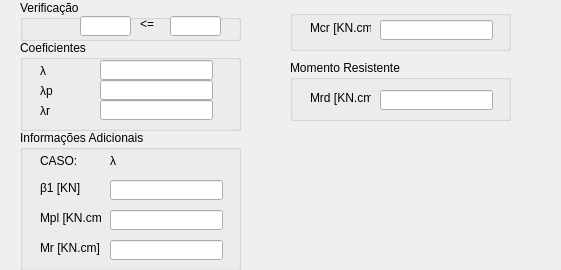
      <widget class="QWidget" name="page_3">
       <property name="geometry">
        <rect>
         <x>0</x>
         <y>0</y>
         <width>561</width>
         <height>270</height>
        </rect>
       </property>
       <attribute name="label">
        <string>FLT - Flexão Lateral com Torção</string>
       </attribute>
       <widget class="QGroupBox" name="groupBox_7">
        <property name="geometry">
         <rect>
          <x>20</x>
          <y>0</y>
          <width>221</width>
          <height>41</height>
         </rect>
        </property>
        <property name="title">
         <string>Verificação</string>
        </property>
        <widget class="QLabel" name="label_55">
         <property name="geometry">
          <rect>
           <x>120</x>
           <y>14</y>
           <width>31</width>
           <height>21</height>
          </rect>
         </property>
         <property name="text">
          <string>&lt;=</string>
         </property>
        </widget>
        <widget class="QLineEdit" name="lineEdit_46">
         <property name="geometry">
          <rect>
           <x>60</x>
           <y>16</y>
           <width>51</width>
           <height>20</height>
          </rect>
         </property>
        </widget>
        <widget class="QLineEdit" name="lineEdit_47">
         <property name="geometry">
          <rect>
           <x>150</x>
           <y>16</y>
           <width>51</width>
           <height>20</height>
          </rect>
         </property>
        </widget>
       </widget>
       <widget class="QGroupBox" name="groupBox_8">
        <property name="geometry">
         <rect>
          <x>20</x>
          <y>40</y>
          <width>221</width>
          <height>91</height>
         </rect>
        </property>
        <property name="title">
         <string>Coeficientes</string>
        </property>
        <widget class="QLabel" name="label_46">
         <property name="geometry">
          <rect>
           <x>20</x>
           <y>20</y>
           <width>47</width>
           <height>21</height>
          </rect>
         </property>
         <property name="text">
          <string>λ</string>
         </property>
        </widget>
        <widget class="QLineEdit" name="lineEdit_39">
         <property name="geometry">
          <rect>
           <x>80</x>
           <y>20</y>
           <width>113</width>
           <height>20</height>
          </rect>
         </property>
        </widget>
        <widget class="QLineEdit" name="lineEdit_40">
         <property name="geometry">
          <rect>
           <x>80</x>
           <y>40</y>
           <width>113</width>
           <height>20</height>
          </rect>
         </property>
        </widget>
        <widget class="QLabel" name="label_47">
         <property name="geometry">
          <rect>
           <x>20</x>
           <y>40</y>
           <width>47</width>
           <height>21</height>
          </rect>
         </property>
         <property name="text">
          <string>λp</string>
         </property>
        </widget>
        <widget class="QLineEdit" name="lineEdit_41">
         <property name="geometry">
          <rect>
           <x>80</x>
           <y>60</y>
           <width>113</width>
           <height>20</height>
          </rect>
         </property>
        </widget>
        <widget class="QLabel" name="label_48">
         <property name="geometry">
          <rect>
           <x>20</x>
           <y>60</y>
           <width>47</width>
           <height>21</height>
          </rect>
         </property>
         <property name="text">
          <string>λr</string>
         </property>
        </widget>
       </widget>
       <widget class="QGroupBox" name="groupBox_11">
        <property name="geometry">
         <rect>
          <x>20</x>
          <y>130</y>
          <width>221</width>
          <height>141</height>
         </rect>
        </property>
        <property name="title">
         <string>Informações Adicionais</string>
        </property>
        <widget class="QLabel" name="label_49">
         <property name="geometry">
          <rect>
           <x>20</x>
           <y>50</y>
           <width>61</width>
           <height>16</height>
          </rect>
         </property>
         <property name="text">
          <string>β1 [KN]</string>
         </property>
        </widget>
        <widget class="QLineEdit" name="lineEdit_42">
         <property name="geometry">
          <rect>
           <x>90</x>
           <y>50</y>
           <width>113</width>
           <height>20</height>
          </rect>
         </property>
        </widget>
        <widget class="QLineEdit" name="lineEdit_43">
         <property name="geometry">
          <rect>
           <x>90</x>
           <y>80</y>
           <width>113</width>
           <height>20</height>
          </rect>
         </property>
        </widget>
        <widget class="QLabel" name="label_50">
         <property name="geometry">
          <rect>
           <x>20</x>
           <y>80</y>
           <width>61</width>
           <height>16</height>
          </rect>
         </property>
         <property name="text">
          <string>Mpl [KN.cm]</string>
         </property>
        </widget>
        <widget class="QLineEdit" name="lineEdit_44">
         <property name="geometry">
          <rect>
           <x>90</x>
           <y>110</y>
           <width>113</width>
           <height>20</height>
          </rect>
         </property>
        </widget>
        <widget class="QLabel" name="label_51">
         <property name="geometry">
          <rect>
           <x>20</x>
           <y>110</y>
           <width>61</width>
           <height>16</height>
          </rect>
         </property>
         <property name="text">
          <string>Mr [KN.cm]</string>
         </property>
        </widget>
        <widget class="QLabel" name="label_56">
         <property name="geometry">
          <rect>
           <x>20</x>
           <y>20</y>
           <width>47</width>
           <height>21</height>
          </rect>
         </property>
         <property name="text">
          <string>CASO: </string>
         </property>
        </widget>
        <widget class="QLabel" name="label_57">
         <property name="geometry">
          <rect>
           <x>90</x>
           <y>20</y>
           <width>111</width>
           <height>21</height>
          </rect>
         </property>
         <property name="text">
          <string>λ</string>
         </property>
        </widget>
       </widget>
       <widget class="QGroupBox" name="groupBox_12">
        <property name="geometry">
         <rect>
          <x>290</x>
          <y>60</y>
          <width>221</width>
          <height>61</height>
         </rect>
        </property>
        <property name="title">
         <string>Momento Resistente</string>
        </property>
        <widget class="QLabel" name="label_52">
         <property name="geometry">
          <rect>
           <x>20</x>
           <y>30</y>
           <width>61</width>
           <height>16</height>
          </rect>
         </property>
         <property name="text">
          <string>Mrd [KN.cm]</string>
         </property>
        </widget>
        <widget class="QLineEdit" name="lineEdit_45">
         <property name="geometry">
          <rect>
           <x>90</x>
           <y>30</y>
           <width>113</width>
           <height>20</height>
          </rect>
         </property>
        </widget>
       </widget>
       <widget class="QLabel" name="label_53">
        <property name="geometry">
         <rect>
          <x>350</x>
          <y>139</y>
          <width>161</width>
          <height>21</height>
         </rect>
        </property>
        <property name="text">
         <string/>
        </property>
       </widget>
       <widget class="QLabel" name="label_54">
        <property name="geometry">
         <rect>
          <x>290</x>
          <y>200</y>
          <width>221</width>
          <height>61</height>
         </rect>
        </property>
        <property name="text">
         <string/>
        </property>
       </widget>
       <widget class="QGroupBox" name="groupBox_13">
        <property name="geometry">
         <rect>
          <x>290</x>
          <y>10</y>
          <width>221</width>
          <height>41</height>
         </rect>
        </property>
        <property name="title">
         <string/>
        </property>
        <widget class="QLabel" name="label_59">
         <property name="geometry">
          <rect>
           <x>20</x>
           <y>10</y>
           <width>61</width>
           <height>16</height>
          </rect>
         </property>
         <property name="text">
          <string>Mcr [KN.cm]</string>
         </property>
        </widget>
        <widget class="QLineEdit" name="lineEdit_49">
         <property name="geometry">
          <rect>
           <x>90</x>
           <y>10</y>
           <width>113</width>
           <height>20</height>
          </rect>
         </property>
        </widget>
       </widget>
      </widget>
